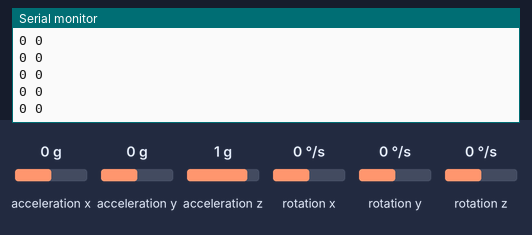
Bench run of a sketch on a simulated Arduino Uno, built with avr-gcc and run on an emulated ATmega328P. On the bench: the last lines printed to the serial monitor. Inputs (shaded band) come from the test bench; at power-on: acceleration x 0 g, acceleration y 0 g, acceleration z 1 g, rotation x 0 °/s, rotation y 0 °/s, rotation z 0 °/s.

Above: at 1.2 s.
1.3 s: acceleration x set to -1.4 g
At 2.0 s:
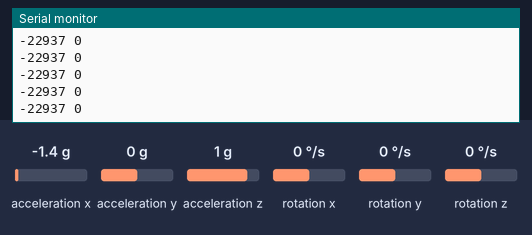
4.3 s: acceleration y set to -1.4 g
At 5.3 s:
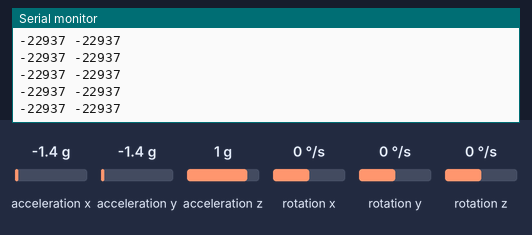
5.8 s: acceleration x set to -0.8 g
At 6.8 s:
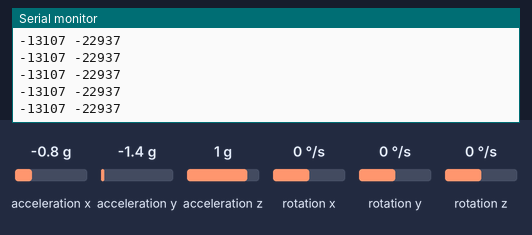
Timing chart, 0 to 8.8 s (numbered marks = the images above; inputs shaded):
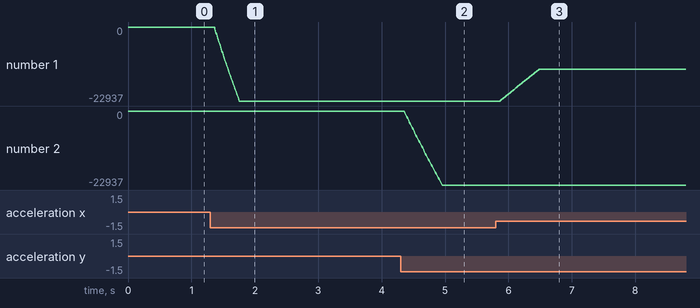

The sketch:

mouseemulator1.ino
```cpp
/* Mouse Emulator
This sends either Pot 1 and Pot 2 to serial port
or the magnetometer x1 and x2
*/

/*Example: An LSM303DLH gives an accelerometer Z axis reading of -16144
with its default full scale setting of +/- 2 g. Dropping the lowest 4
bits gives a 12-bit raw value of -1009. The LA_So specification in the
LSM303DLH datasheet (page 11) states a conversion factor of 1 mg/digit
at this FS setting, so the value of -1009 corresponds to -1009 * 1 =
1009 mg = 1.009 g.
*/

#include <Wire.h>
#include <LSM303.h>

LSM303 compass;


long Pot1;
long Pot2;
long valx[40];
long valy[40];


// The setup routine runs once when you press reset:
void setup() {
  // Initialize serial communication at 9600 bits per second:
  Serial.begin(9600);
  Wire.begin();
  compass.init();
  compass.enableDefault();
}

// The loop routine runs over and over again forever:
void loop() {
  long avx = 0;
  long avy = 0;
  //Uncomment these if you want to use the compass to control the mouse
  compass.read();

  for(int i=0;i<39;i++){
    valx[i] = valx[i+1];
  }
  valx[39] = compass.a.x;

  for(int i=0;i<39;i++){
    valy[i] = valy[i+1];
  }
  valy[39] = compass.a.y;

  for(int i=0;i<40;i++){
    avx = avx + valx[i];
    avy = avy + valy[i];
  }
  Serial.print(avx / 40);
  Serial.print(" ");
  Serial.println(avy / 40);


}
```

Measured:
- after the input at 1.3 s, the serial monitor: prints a new line after 0.07 s (image 1)
- after the input at 4.3 s, the serial monitor: prints a new line after 0.07 s (image 2)
- after the input at 5.8 s, the serial monitor: prints a new line after 0.08 s (image 3)
- plotted number 1: 0 → -22937 after the input at 1.3 s, -22937 → -13107 after the input at 5.8 s
